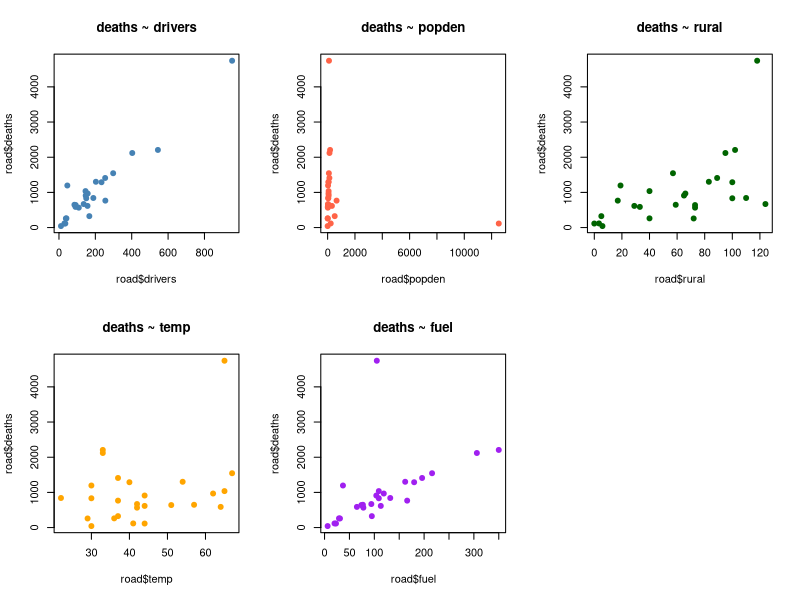
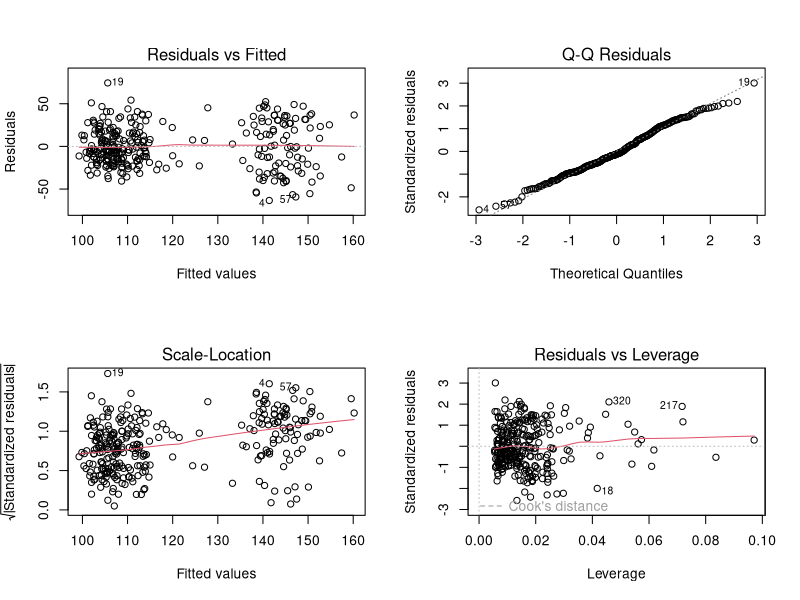

Generate these figures, in order, with R:
rm(list=ls())

# Úkol 1: Road - Počet zemřelých na silnicích
# Na čem závisí měsíční počet zemřelých na silnicích?

# Volím vícenásobnou lineární regresi, protože chci zjistit, jak různé faktory ovlivňují počet zemřelých na silnicích.

library(MASS)
library(car)
library(lmtest)

data(road)
summary(road)

# Závislá proměnná: deaths (počet zemřelých)
# Nezávislé proměnné: drivers, popden, rural, temp, fuel

# Dílčí grafy: závislost deaths na ostatních proměnných
par(mfrow = c(2, 3))
plot(road$deaths ~ road$drivers, main = "deaths ~ drivers", pch = 19, col = "steelblue")
plot(road$deaths ~ road$popden, main = "deaths ~ popden", pch = 19, col = "tomato")
plot(road$deaths ~ road$rural, main = "deaths ~ rural", pch = 19, col = "darkgreen")
plot(road$deaths ~ road$temp, main = "deaths ~ temp", pch = 19, col = "orange")
plot(road$deaths ~ road$fuel, main = "deaths ~ fuel", pch = 19, col = "purple")
par(mfrow = c(1, 1))

# Poissonova regrese
model.pois <- glm(deaths ~ drivers + popden + rural + temp + fuel, 
                  family = poisson(link = "log"), data = road)

summary(model.pois)

# Vypočítáme míru overdispersion
dispersion <- sum(residuals(model.pois, type = "pearson")^2) / model.pois$df.residual
dispersion  # dispersion > 1.5, uvažujeme Quasi-Poisson

# Quasi-Poissonova regrese
model.qpois <- glm(deaths ~ drivers + popden + rural + temp + fuel,
                   family = quasipoisson(link = "log"), data = road)

summary(model.qpois)


# Výsledky quasi-Poissonovy regrese:

# Závislá proměnná: deaths (počet zemřelých na silnicích)
# Použitý model: glm s rodinou quasipoisson (log-link), kvůli silné overdisperzi (dispersion ≈ 142.5)

# Statisticky významné proměnné:
# - drivers: p < 0.001, koeficient = 0.001693
#     => Každých 1000 registrovaných řidičů navíc zvyšuje počet úmrtí přibližně o 1.8 % (exp(0.001693 * 1000) ≈ 1.018)
# - fuel: p ≈ 0.015, koeficient = 0.002431
#     => Každý litr spotřebovaného paliva navíc zvyšuje počet úmrtí o cca 0.24 % (exp(0.002431) ≈ 1.0024)

# Hraničně významná proměnná:
# - temp: p ≈ 0.099
#     => Vyšší teplota může souviset s vyšším počtem úmrtí, ale důkaz není dostatečně silný.
 
# Nevýznamné proměnné:
# - popden (hustota osídlení): p ≈ 0.30
# - rural (podíl venkovské populace): p ≈ 0.18


# --------------------------------------------------------


# Úkol 2: Pima.te – Glukóza a interakce s type

rm(list=ls())


library(MASS)
library(car)
library(lmtest)

data(Pima.te)

set.seed(42)
Pima.sub <- Pima.te[sample(nrow(Pima.te), 300), ]

# Vytvoření modelu se všemi hlavními efekty a interakcemi s 'type'
model <- lm(glu ~ (npreg + bp + skin + bmi + ped + age) * type, data = Pima.sub)

# Automatická kroková regrese
model.st <- step(model)
summary(model.st)

# Ověření předpokladů
par(mfrow = c(2, 2))
plot(model.st)
par(mfrow = c(1, 1))

# Test normality reziduí – Shapiro-Wilk
# H0: Rezidua mají normální rozdělení
# H1: Rezidua nemají normální rozdělení
shapiro.test(residuals(model.st))
  # Výsledek: p = 0.069 → nezamítáme H0, normalita je přijatelná

# Test homoskedasticity – Breusch-Pagan
# H0: Rezidua mají konstantní rozptyl (homoskedasticita)
# H1: Rezidua nemají konstantní rozptyl (heteroskedasticita)
bptest(model.st)
  # Výsledek: p < 0.05 → zamítáme H0, heteroskedasticita přítomna

# Logaritmická transformace pro stabilizaci rozptylu

# Log-transformace závislé proměnné
Pima.sub$log_glu <- log(Pima.sub$glu)

model_log <- lm(log_glu ~ (npreg + bp + skin + bmi + ped + age) * type, data = Pima.sub)
model_log.st <- step(model_log)
summary(model_log.st)

# Test homoskedasticity pro log-transformovaný model
bptest(model_log.st)
# Výsledek: p < 0.05 → i po log-transformaci přetrvává heteroskedasticita

library(sandwich)     # pro robustní odhady rozptylu
library(lmtest)

# Robustní odhad (Whiteova heteroskedastická korekce)
coeftest(model.st, vcov = vcovHC(model.st, type = "HC1"))

# Interpretace koeficientů:
# Interpretace platí při ostatních proměnných v modelu konstantních.
# - npreg: každé těhotenství snižuje glukózu o 1.38 jednotek, statisticky významné (p = 0.0037)
# - skin. každá jednotka tloušťky kožní řasy zvyšuje glukózu o 0.31 jednotky, statisticky významné (p = 0.0028)
# - age: každé zvýšení věku o 1 rok zvyšuje glukózu o 0.5 jednotek, statisticky významné (p = 0.0096)
# - typeYes: ženy s diabetem mají v průměru o 33.6 jednotek vyšší glukózu než ženy bez diabetu (statisticky silně významné: p < 2.2e-16).

# Hodnocení kvality modelu:
# - R² = 0.3415 (adjusted R² = 0.3326):
  #Model vysvětluje cca 34 % variability hladiny glukózy.
# - Test normality reziduí (Shapiro-Wilk): p = 0.069 – normalita přijatelná.
# - Breusch-Pagan test: p < 0.05 – heteroskedasticita přítomna, proto byly použity robustní směrodatné chyby (White HC1).

mean_skin <- mean(Pima.sub$skin, na.rm = TRUE)

newdata <- data.frame(
  npreg = 4,
  skin = 29.2,
  age = 35,
  type = factor("Yes", levels = levels(Pima.sub$type))
)

# Předpověď s 95% intervalem spolehlivosti:
predict(model.st, newdata, interval = "confidence", level = 0.95)

# Podle modelu by tato žena měla mít průměrnou hladinu glukózy 143.6 s 95% intervalem spolehlivosti [138.5, 148.7].

# ---------------------------------------------------------

# Úkol 3: Greene – Odvolání proti zamítnutí azylu
rm(list=ls())

library(carData)
library(dplyr)
library(ggplot2)

data("Greene")
help(Greene)

# Závislá proměnná decision je binární (yes / no), proto použijeme logistickou regresi

# Převod decision na binární kód (1 = yes, 0 = no)
Greene$decision_bin <- as.numeric(Greene$decision == "yes")

# Vytvoření počátečního modelu se všemi kategorickými prediktory
model <- glm(decision_bin ~ judge + nation + rater + language + location, 
                  data = Greene, family = binomial)

# Stepwise výběr nejlepšího modelu dle AIC
model.st <- step(model)

# Shrnutí výsledků
summary(model.st)

# nejvýznamějším prediktorem je proměnná rater, 
# tedy rozhodnutí nezávislého hodnotitele silně ovlivňuje finální rozhodnutí soudce
# při ostatních proměnných v modelu konstantních.

# Počty žadatelů podle země
nation_freq <- table(Greene$nation)
nation_freq

# Země s malým počtem
rare_nations <- names(nation_freq[nation_freq < 10])

# Nová proměnná s přejmenováním
Greene$nation_grp <- as.character(Greene$nation)
Greene$nation_grp[Greene$nation_grp %in% rare_nations] <- "Other"
Greene$nation_grp <- factor(Greene$nation_grp)

model_grouped <- glm(decision_bin ~ judge + nation_grp + rater + location,
                     family = binomial, data = Greene)

model_grouped.st <- step(model_grouped)

# Shrnutí nového modelu
summary(model_grouped.st)

# Srovnání modelů
AIC(model.st, model_grouped.st)
  # model se sjednocenými zeměmi má mírně nižší AIC

anova(model.st, model_grouped.st, test = "Chisq")
  # p > 0.05, tedy sjednocení zemí nezhoršilo model

# Jak je na tom česko
cz_coeff <- coef(model_grouped.st)["nation_grpCzechoslovakia"]
cz_coeff

exp(cz_coeff) # = 33.5
  #  Žadatelé z Československa mají více než 33× vyšší šanci
  # na kladné rozhodnutí ve srovnání s referenční zemí (Bulharsko)
  # při ostatních proměnných v modelu konstantních.

# Interpretace 2 dalších regresních koeficientů:

rater_yes_coeff <- coef(model_grouped.st)["rateryes"]
exp(rater_yes_coeff)  # = 4.5
# rateryes:
# Pokud rozhodnutí učinil nezávislý hodnotitel (rater = yes),
# šance na kladné rozhodnutí odvolacího soudu jsou přibližně 4,5× vyšší
# než u referenční kategorie (rater = no),
# při ostatních proměnných v modelu konstantních.

location_toronto_coeff <- coef(model_grouped.st)["locationToronto"]
exp(location_toronto_coeff)  # = 3.6
# locationToronto:
# Pokud se řízení odehrávalo v Torontu (location = Toronto),
# šance na kladné rozhodnutí jsou přibližně 3,6× vyšší
# než v referenční lokalitě (např. Montreal),
# při ostatních proměnných v modelu konstantních.
